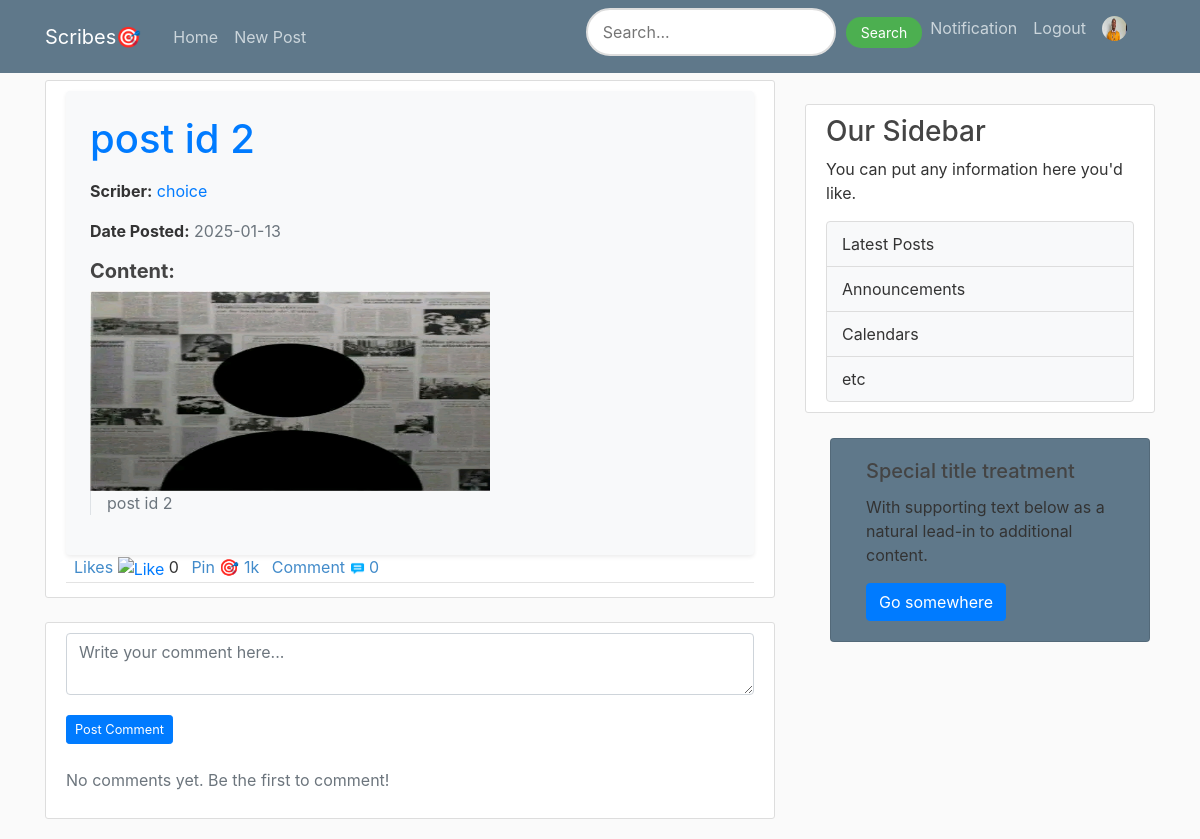
The page /post/detail/post id 2 (signed in) on the database as committed earlier.
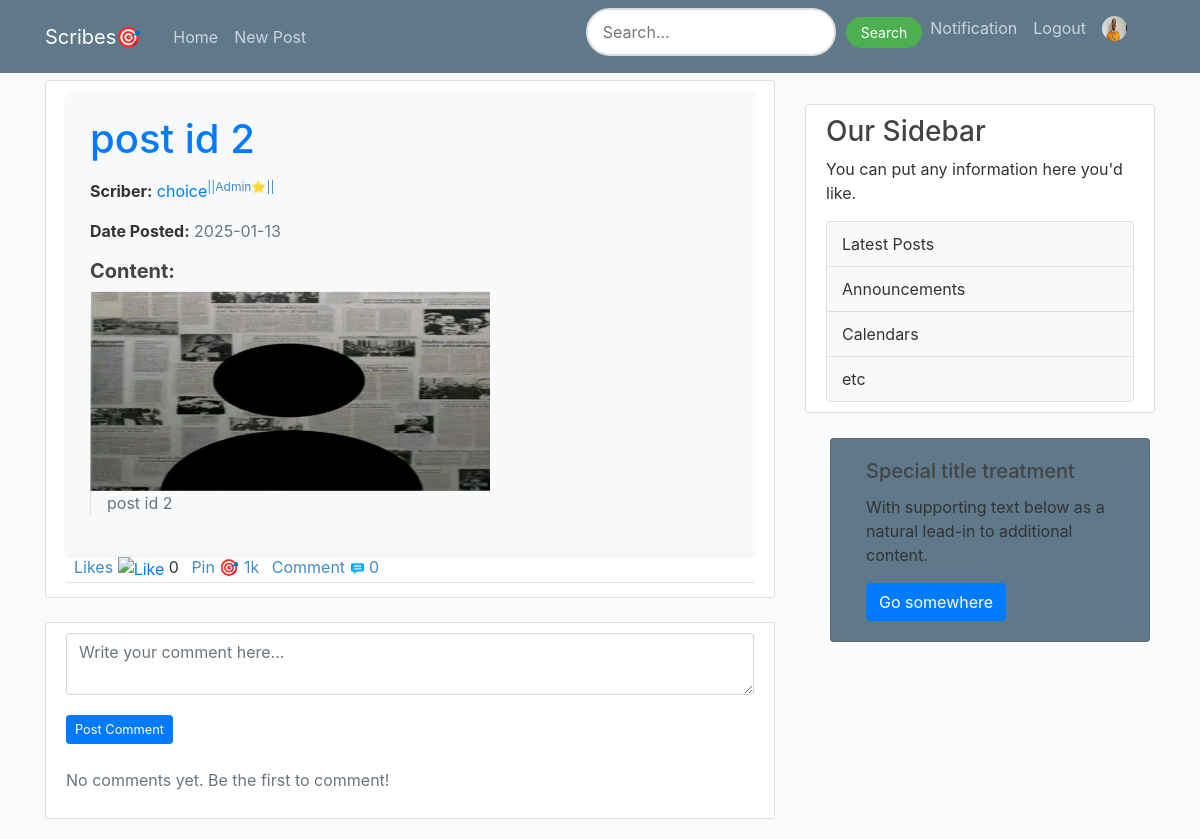
The same page on the database as committed later.
### flaskblog/models.py (models this page shows, shortened)
class User(db.Model, UserMixin):
    id = db.Column(db.Integer, primary_key=True)
    username = db.Column(db.String(20), nullable=False, unique=True)
    email = db.Column(db.String(120), nullable=False, unique=True)
    image_file = db.Column(db.String(20), nullable=False, default='default.jpg')
    password = db.Column(db.String(60), nullable=False)
    posts = db.relationship('Post', backref='author', lazy=True)
    is_admin = db.Column(db.Boolean, nullable=False,default=False)
    Biography= db.Column(db.Text, nullable=False,default='Add A Brief Description About Yourself')

### flaskblog/routes.py (the view)
@app.route("/post/detail/<title>", methods=['POST', 'GET'])
@login_required
def post_detail(title):
    image_file = url_for('static', filename='profile_pics/' + current_user.image_file)
    post = Post.query.filter_by(title=title).first_or_404()
    comments = Comment.query.filter_by(post_id=post.id).all()
    edit_comment_id = request.args.get("edit_comment_id", type=int)
    edit_comment = Comment.query.get(edit_comment_id) if edit_comment_id else None
    return render_template('post_detail.html',post=post,image_file=image_file,comments=comments,edit_comment=edit_comment)

### flaskblog/models.py (called while the page is built)
@login_manager.user_loader
def load_user(user_id):
    return User.query.get(int(user_id))

### flaskblog/templates/post_detail.html (shortened to what the changed rows need)
{% extends "layout.html" %}
{% block content %}
    <div class="content-section">
        <div class="post-content-section p-4 bg-light rounded shadow-sm">
            <h1 class="post-title text-primary  mb-3">{{ post.title }}</h1>
            <div class="post-meta mb-3">
                {% if post.author.is_admin and post.author.email=='dibieemmanuel403@gmail.com' %}
                <p>
                    <span class="font-weight-bold">Scriber:</span>
                    <a href="{{ url_for('look', username=post.author.username) }}" class="text-primary">⭐{{ post.author.username }}</a><sup style = "color: #428bca">||Founder🎟️||</sup>
                </p>
                {% elif post.author.is_admin and post.author.email!='dibieemmanuel403@gmail.com' %}
                <p>
                    <span class="font-weight-bold">Scriber:</span>
                    <a href="{{ url_for('look', username=post.author.username) }}" class="text-primary">{{ post.author.username }}</a><sup style = "color: #428bca">||Admin⭐||</sub>
                </p>
                {% else %}
                <p>
                    <span class="font-weight-bold">Scriber:</span>
                    <a href="{{ url_for('look', username=post.author.username) }}" class="text-primary">{{ post.author.username }}</a>
                </p>
                {% endif %}
            </div>
        </div>
                            {% set user_ids = post.likes | map(attribute='user_id') | list %}
   </div>
{% endblock %}

Rows that differ between the two databases and show on the page:
changed User "choice": is_admin False → True (drawn)
Other text that changed with them:
text now shown: "||Admin⭐||"
